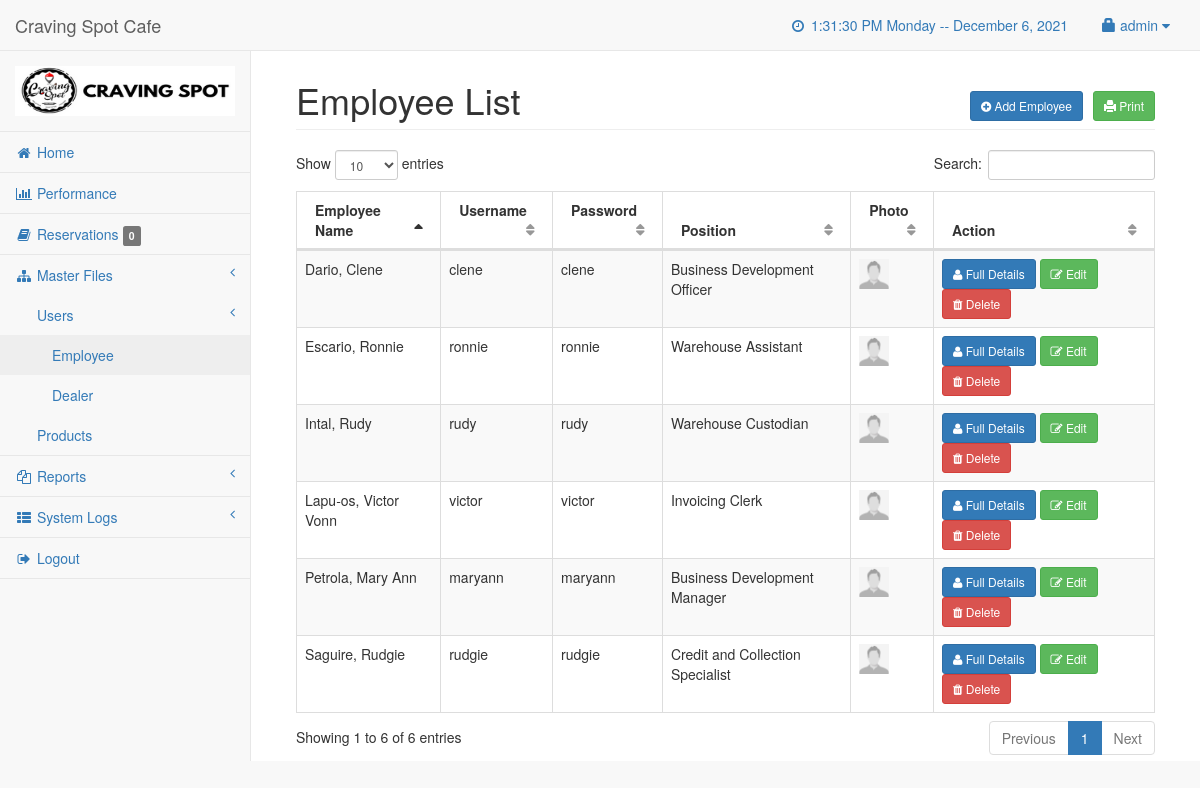
/admin/employee.php (signed in), run on the app's committed database.
### tables this page shows
CREATE TABLE `user` (
  `userid` int(11) NOT NULL,
  `username` varchar(50) NOT NULL,
  `password` varchar(50) NOT NULL,
  `access_level` int(11) NOT NULL
);

CREATE TABLE `employee` (
  `userid` int(11) NOT NULL,
  `firstname` varchar(30) NOT NULL,
  `middle_i` varchar(1) NOT NULL,
  `lastname` varchar(30) NOT NULL,
  `address` varchar(100) NOT NULL,
  `contact_info` varchar(50) NOT NULL,
  `birthdate` date NOT NULL,
  `gender` varchar(10) NOT NULL,
  `photo` varchar(200) NOT NULL,
  `positionid` int(11) NOT NULL,
  `hire_date` date NOT NULL
);

CREATE TABLE `password` (
  `passwordid` int(11) NOT NULL,
  `original` varchar(30) NOT NULL,
  `mdfive` varchar(200) NOT NULL
);

CREATE TABLE `emp_position` (
  `positionid` int(11) NOT NULL,
  `p_description` varchar(50) NOT NULL
);

### admin/session.php (called while the page is built, shortened)
<?php
	include('conn.php');
	$sq=mysqli_query($con,"select * from `user` where userid='".$_SESSION['id']."'");
	$srow=mysqli_fetch_array($sq);
	$user=$srow['username'];
?>

### admin/employee.php (shortened to what this page needs)
<?php include('session.php'); ?>
<?php include('header.php'); ?>
<body>
    <div id="wrapper">
		<?php include('navbar.php'); ?>
		<br><br>
		<div id="page-wrapper">
            <div class="container-fluid">
                <div class="row">
                    <div class="col-lg-12">
                        <h1 class="page-header">Employee List
						<span class="pull-right">
							<button class="btn btn-primary btn-sm" data-toggle="modal" data-target="#addemployee"><i class="fa fa-plus-circle"></i> Add Employee</button>
							<a href="view_employee.php" class="btn btn-success btn-sm"><span class="glyphicon glyphicon-print"></span> Print</a>
						</span>
						</h1>
                    </div>
                </div>
				<div class="row">
                <div class="col-lg-12">
                   <table width="100%" class="table table-striped table-bordered table-hover" id="dataTables-example">
                        <thead>
                            <tr>
                                <th>Employee Name</th>
								<th>Username</th>
								<th>Password</th>
								<th>Position</th>
                                <th>Photo</th>
								<th>Action</th>
                            </tr>
                        </thead>
                        <tbody>
							<?php
								$eq=mysqli_query($con,"select * from employee left join emp_position on emp_position.positionid=employee.positionid left join `user` on user.userid=employee.userid order by lastname asc");
								while($eqrow=mysqli_fetch_array($eq)){
									$eid=$eqrow['userid'];
									?>
										<tr>
											<td><?php echo ucwords($eqrow['lastname']); ?>, <?php echo ucwords($eqrow['firstname']); ?> <?php echo ucwords($eqrow['middle_i']); ?></td>
											<td><?php echo $eqrow['username']; ?></td>
											<td>
											<?php
												$pass=mysqli_query($con,"select * from `password` where mdfive='".$eqrow['password']."'");
												$passrow=mysqli_fetch_array($pass);
												echo $passrow['original'];
											?>
											</td>
											<td><?php echo $eqrow['p_description']; ?></td>
											<td><img src="../<?php if($eqrow['photo']==""){echo "/img/profile.jpg";}else{echo $eqrow['photo'];} ?>" height="30px;" width="30px;"></td>
											<td><a href="#details_<?php echo $eid; ?>" data-toggle="modal" class="btn btn-primary btn-sm"><i class="fa fa-user"></i> Full Details</a>
												<a href="#update<?php echo $eid; ?>" data-toggle="modal" class="btn btn-success btn-sm"><i class="fa fa-edit"></i> Edit</a>
												<button class="btn btn-danger btn-sm" data-toggle="modal" data-target="#delemp_<?php echo $eid; ?>"><i class="fa fa-trash"></i> Delete</button>
											</td>
										</tr>
									<?php
								}
							?>
                        </tbody>
                    </table>
                </div>
            </div>
            </div>
        </div>
	</div>
</body>
</html>

### admin/navbar.php (shortened to what this page needs)
    <nav class="navbar navbar-default navbar-fixed-top" role="navigation" style="margin-bottom: 0">
        <div class="navbar-header">
            <a class="navbar-brand" href="#">Craving Spot Cafe</a>
        </div>
        <ul class="nav navbar-top-links navbar-right">
<li class="dropdown">
               <a><i class="fa fa-clock-o fa-fw"></i> <?php include('time.php'); ?></a>
            </li>
            <li class="dropdown">
                <a class="dropdown-toggle" data-toggle="dropdown" href="#">
		<span class="glyphicon glyphicon-lock"></span> <?php echo $user; ?>  <i class="fa fa-caret-down"></i>
                </a>
            </li>
        </ul>
        <div class="navbar-default sidebar" role="navigation">
            <div class="sidebar-nav navbar-collapse">
                <ul class="nav" id="side-menu">
                    <li class="sidebar-search">
                        <div class="input-group custom-search-form">
                            <img src="../img/1logo.png" height="50px" width="220px">
                        </div>
                    </li>
                    <li>
                        <a href="home.php"><i class="fa fa-home fa-fw"></i> Home</a>
                    </li>
                    <li>
                        <a href="performance.php"><i class="fa fa-bar-chart-o fa-fw"></i> Performance</a>
                    </li>
		<?php
			$rq=mysqli_query($con,"select * from reservation where res_status='1'");
			$rnum=mysqli_num_rows($rq);
		?>
		<li>
                        <a href="reserve.php"><i class="fa fa-book fa-fw"></i> Reservations <span class="label label-default"><?php echo $rnum; ?></span></a>
                    </li>
                    <li>
                        <a href="#"><i class="fa fa-sitemap fa-fw"></i> Master Files<span class="fa arrow"></span></a>
                        <ul class="nav nav-second-level">
                            <li>
                                <a href="#">Users <span class="fa arrow"></span></a>
					<ul class="nav nav-third-level">
                                    <li>
                                        <a href="employee.php">Employee</a>
                                    </li>
                                    <li>
                                        <a href="dealer.php">Dealer</a>
                                    </li>
                                </ul>
                            </li>
                            <li>
                                <a href="product.php">Products</a>
                            </li>
                        </ul>
                    </li>
                    <li>
                        <a href="#"><i class="fa fa-files-o fa-fw"></i> Reports<span class="fa arrow"></span></a>
                    </li>
		<li>
                        <a href="#"><i class="fa fa-th-list fa-fw"></i> System Logs<span class="fa arrow"></span></a>
                    </li>
		<li><a href="#logout" data-toggle="modal"><i class="fa fa-sign-out fa-fw"></i> Logout</a></li>
                </ul>
            </div>
        </div>
    </nav>

### data on the page
user: username "admin"
employee: lastname "Dario", firstname "Clene", user.username "clene", password.original "clene", positionid.p_description "Business Development Officer"
employee: lastname "Escario", firstname "Ronnie", user.username "ronnie", password.original "ronnie", positionid.p_description "Warehouse Assistant"
employee: lastname "Intal", firstname "Rudy", user.username "rudy", password.original "rudy", positionid.p_description "Warehouse Custodian"
employee: lastname "Lapu-os", firstname "Victor Vonn", user.username "victor", password.original "victor", positionid.p_description "Invoicing Clerk"
employee: lastname "Petrola", firstname "Mary Ann", user.username "maryann", password.original "maryann", positionid.p_description "Business Development Manager"
employee: lastname "Saguire", firstname "Rudgie", user.username "rudgie", password.original "rudgie", positionid.p_description "Credit and Collection Specialist"

### other printed values
$rnum "0"
